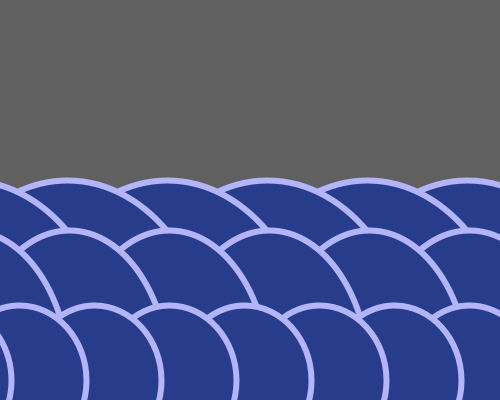
Frame 1 (no input)
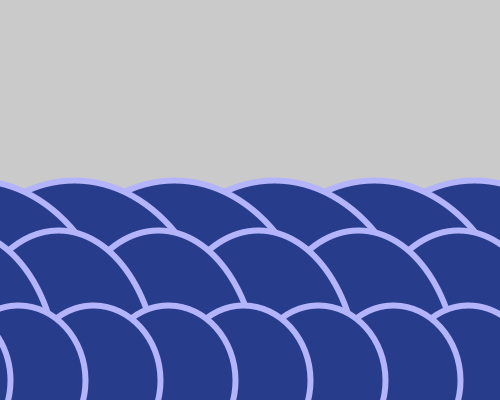
Frame 60 (the mouse pressed at the canvas centre just before this capture)
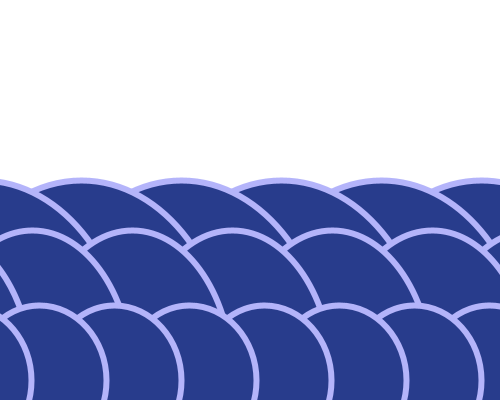
Frame 120 (the mouse held since frame 60 and released just before this capture)

The Processing sketch that drew these frames (run headless with seeded random() and noise(); from frame 60 on, the mouse is pressed at the canvas centre):

// Processing sketch: processing_154016
// ── processing_154016.pde

int rad = 60;
int surf = 75;

float xpos;    // Starting position
float xspeed = 1.8;  // Speed of back layer
int xdirection = 1;  // Left or Right


float xpos2;    // Starting position 
float xspeed2 = 3.2;  // Speed of the middle layer
int xdirection2 = 1;  // Left or Right

float xpos3;    // Starting position    
float xspeed3 = 3.8;  // Speed of the front layer
int xdirection3 = 1;  // Left or Right



void setup(){
  size(500, 400);  
  frameRate(30);
background(40); 

    xpos = width/3;
    xpos2 = width/3;
    xpos3 = width/3;
 }
void mouseDragged()
{ //sun brush in sky by mouse co-ords
 
  noStroke();
  fill(255, 233, 100,150);
  ellipse(mouseX,mouseY, 100,100);

}
void draw() { 
  
     
    fill(40,60,140);
    stroke(180,180,250);
    strokeWeight(6);
    background(xpos-70); 
    
   //background also affected by wave motion,
   //creating a simple day/night cycle
    
  float wave = height-20;
  int a=100;
  int b=200;
  int c=300;
  int d=400;
  int e=500;

 xpos = xpos + ( xspeed * xdirection );
 xpos2 = xpos2 + ( xspeed2 * xdirection2 );
 xpos3 = xpos3 + ( xspeed3 * xdirection3 );
 
  
  // Force layers to bounce back by multplying the direction 
  // by a negative number
  
  if (xpos> width-rad || xpos < 100) {
    xdirection *= -1;
  }
 
    if (xpos2 > width-rad || xpos2 < 100) {
    xdirection2 *= -1;
  }
  if (xpos3 > width-rad || xpos3 < 100) {
    xdirection3 *= -1;
  }
  //First batch of waves, these are the largest
  // furthest in the distance
  
  ellipse(xpos+d,wave,c,d);
  ellipse(xpos+c,wave,c,d);
  ellipse(xpos+b,wave,c,d);
  ellipse(xpos+a,wave,c,d);
  ellipse(xpos,wave,c,d);
  ellipse(xpos-a,wave,c,d);
  ellipse(xpos-b,wave,c,d);
  ellipse(xpos-c,wave,c,d);
  ellipse(xpos-d,wave,c,d);
  ellipse(xpos-e,wave,c,d);


  ellipse(xpos2+d,wave,b,c);
  ellipse(xpos2+c,wave,b,c);
  ellipse(xpos2+b,wave,b,c);
  ellipse(xpos2+a,wave,b,c);
  ellipse(xpos2,wave,b,c);
  ellipse(xpos2-a,wave,b,c);
  ellipse(xpos2-b,wave,b,c);
  ellipse(xpos2-c,wave,b,c);
  ellipse(xpos2-d,wave,b,c);
  ellipse(xpos2-e,wave,b,c);
 
 //Third batch, these are placed even closer together
 // to make the waves appear smaller
 
  ellipse(xpos3+surf*6,wave,a+a/3,b-a/2);
  ellipse(xpos3+surf*5,wave,a+a/3,b-a/2);
  ellipse(xpos3+surf*4,wave,a+a/3,b-a/2);
  ellipse(xpos3+surf*3,wave,a+a/3,b-a/2);
  ellipse(xpos3+surf*2,wave,a+a/3,b-a/2);
  ellipse(xpos3+surf*1,wave,a+a/3,b-a/2);
  ellipse(xpos3,wave,a+a/3,b-a/2);
  ellipse(xpos3-surf*1,wave,a+a/3,b-a/2);
  ellipse(xpos3-surf*2,wave,a+a/3,b-a/2);
  ellipse(xpos3-surf*3,wave,a+a/3,b-a/2);
  ellipse(xpos3-surf*4,wave,a+a/3,b-a/2);
  ellipse(xpos3-surf*5,wave,a+a/3,b-a/2);
  ellipse(xpos3-surf*6,wave,a+a/3,b-a/2);
  ellipse(xpos3-surf*7,wave,a+a/3,b-a/2);
}
